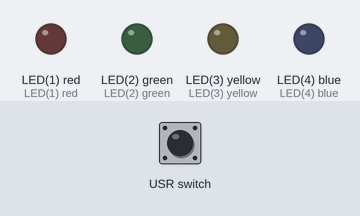
A program run on a simulated pyboard running MicroPython. Parts: output pins drawn as LEDs (lit = HIGH). The inputs (shaded band) are chosen by the test bench. What the program prints to the serial console is not drawn.

Above: at 1.2 s.
1.3 s: USR switch pressed for 0.15 s
At 2.0 s:
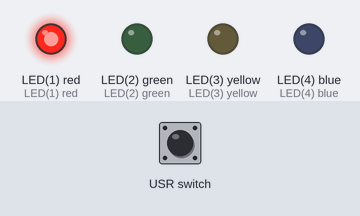
2.9 s: USR switch pressed for 1 s
At 3.2 s:
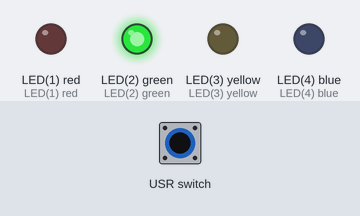
5.4 s: USR switch pressed for 0.15 s
At 6.3 s:
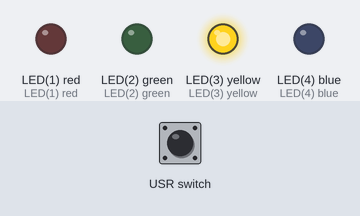
7.0 s: USR switch pressed for 3.2 s
At 7.5 s:
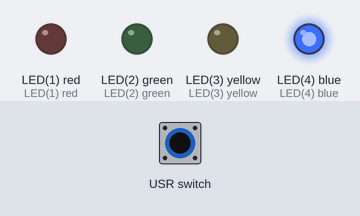
Timing chart, 0 to 10.0 s (numbered marks = the images above; inputs shaded):
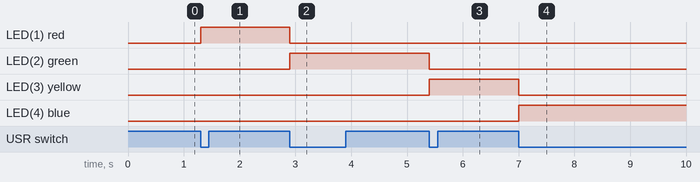

Measured:
- after the input at 1.3 s, LED(1) red: LOW → HIGH at once
- after the input at 2.9 s, LED(1) red: HIGH → LOW at once; LED(2) green: LOW → HIGH at once
- after the input at 5.4 s, LED(2) green: HIGH → LOW at once; LED(3) yellow: LOW → HIGH at once
- after the input at 7.0 s, LED(3) yellow: HIGH → LOW at once; LED(4) blue: LOW → HIGH at once

The program:

pyboard_button.py
```python
# MicroPython for the IOT - Chapter 6
# Simple example for working with interrupts using a class
# to store state.
#
import sys

# First, make sure this is running on a Pyboard
try:
    import pyb
except ImportError:
    print("ERROR: not on a Pyboard!")
    sys.exit(-1)

# Initiate the switch class
switch = pyb.Switch()

class Cycle_LED(object):
    # Constructor
    def __init__(self, sw):
        self.cur_led = 0
        sw.callback(self.do_switch_press)

    # Switch callback function
    def do_switch_press(self):#
        # Turn off the last led unless this is the first time through the cycle
        if self.cur_led > 0:
            pyb.LED(self.cur_led).off()
        if self.cur_led < 4:
            self.cur_led = self.cur_led + 1
        else:
            self.cur_led = 1
        # Turn on the next led
        pyb.LED(self.cur_led).on()

# Initiate the Cycle_LED class and setup the callback
cycle = Cycle_LED(switch)

# Now, simulate doing something else
print("Testing the switch callback. Press CTRL-C to quit.")
while True:
    sys.stdout.write(".")  # Print something to show we're still in the loop
    pyb.delay(1000)        # Wait a second...
```
